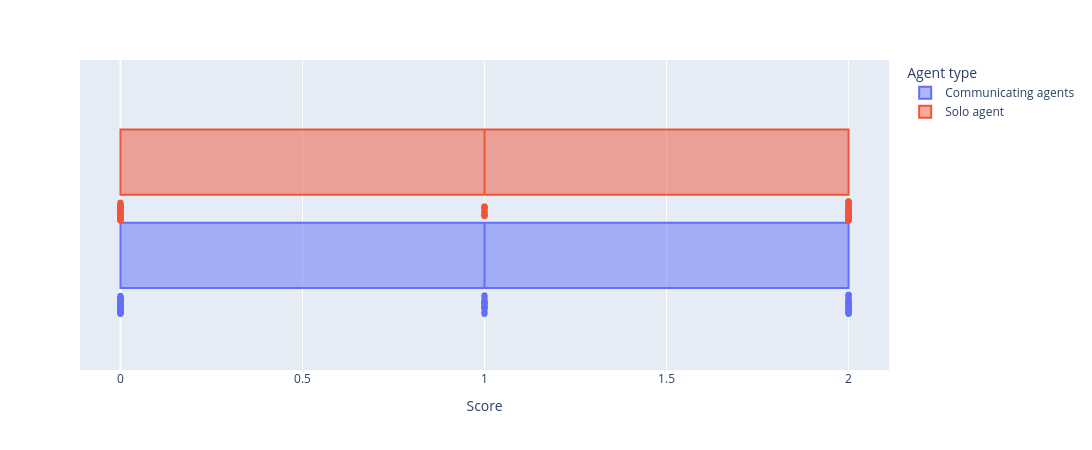

The cell this chart's notebook holds for it:
### Code cell
res_mul = []
res_solo = []
c= 0
for exp_id in res_range:
    m_score = len(read_results(exp_id=exp_id, exp_type="multi")["metrics"]["survivors"])
    s_score = len(read_results(exp_id=exp_id, exp_type="solo")["metrics"]["survivors"])
    res_mul.append(m_score)
    res_solo.append(s_score)
    c += m_score>s_score

print(f"Average score for the communicating experiment : {sum(res_mul)/len(res_mul)}")
print(f"Average score for the solo experiment : {sum(res_solo)/len(res_solo)}")
res_mul = np.array(res_mul)
res_solo = np.array(res_solo)
res = [[r_mul, "Communicating agents"] for r_mul in res_mul] + [[r_solo, "Solo agent"] for r_solo in res_solo]
df = pd.DataFrame(res, columns=["Score", "Agent type"])
fig = px.box(df, x="Score", color="Agent type", points="all", width=1100, height=450, labels="Agent type")
fig.show()

### Figure 1 — Plotly figure (JSON) as saved in the notebook; plotly's stock layout.template omitted (floating-point values rounded to 4 significant figures)
{"data": [{"alignmentgroup": "True", "boxpoints": "all", "hovertemplate": "Agent type=Communicating agents<br>Score=%{x}<extra></extra>", "legendgroup": "Communicating agents", "marker": {"color": "#636efa"}, "name": "Communicating agents", "notched": false, "offsetgroup": "Communicating agents", "orientation": "h", "showlegend": true, "type": "box", "x": [1, 1, 0, 2, 2, 0, 2, 2, 0, 0, 2, 0, 1, 0, 2, 0, 0, 2, 1, 0, 0, 0, 2, 0, 2, 0, 0, 2, 1, 0, 2, 0, 0, 2, 2, 0, 2, 0, 0, 0, 0, 2, 0, 0, 0, 0, 1, 0, 1, 2, 2, 1, 0, 0, 1, 1, 2, 2, 1, 2, 2, 2, 1, 0, 1, 0, 2, 2, 2, 1, 2, 0, 0, 1, 0, 0, 1, 2, 0, 0, 1, 2, 0, 0, 2, 2, 1, 2, 1, 1, 0, 2, 0, 0, 2, 2, 0, 0, 0, 0, 0], "x0": " ", "xaxis": "x", "y0": " ", "yaxis": "y"}, {"alignmentgroup": "True", "boxpoints": "all", "hovertemplate": "Agent type=Solo agent<br>Score=%{x}<extra></extra>", "legendgroup": "Solo agent", "marker": {"color": "#EF553B"}, "name": "Solo agent", "notched": false, "offsetgroup": "Solo agent", "orientation": "h", "showlegend": true, "type": "box", "x": [2, 1, 2, 0, 2, 0, 2, 2, 1, 0, 1, 2, 2, 1, 2, 1, 2, 2, 2, 2, 2, 1, 1, 0, 2, 0, 2, 2, 0, 2, 2, 0, 0, 2, 2, 0, 2, 2, 0, 0, 0, 2, 0, 0, 0, 0, 0, 1, 2, 0, 1, 0, 0, 1, 0, 2, 1, 1, 0, 2, 2, 2, 2, 0, 0, 0, 2, 2, 2, 2, 2, 0, 2, 0, 2, 0, 2, 1, 0, 0, 0, 0, 0, 0, 0, 2, 0, 1, 2, 0, 0, 2, 2, 2, 2, 0, 0, 2, 0, 0, 0], "x0": " ", "xaxis": "x", "y0": " ", "yaxis": "y"}], "layout": {"boxmode": "group", "height": 450, "legend": {"title": {"text": "Agent type"}, "tracegroupgap": 0}, "margin": {"t": 60}, "width": 1100, "xaxis": {"anchor": "y", "domain": [0, 1], "title": {"text": "Score"}}, "yaxis": {"anchor": "x", "domain": [0, 1]}}}
